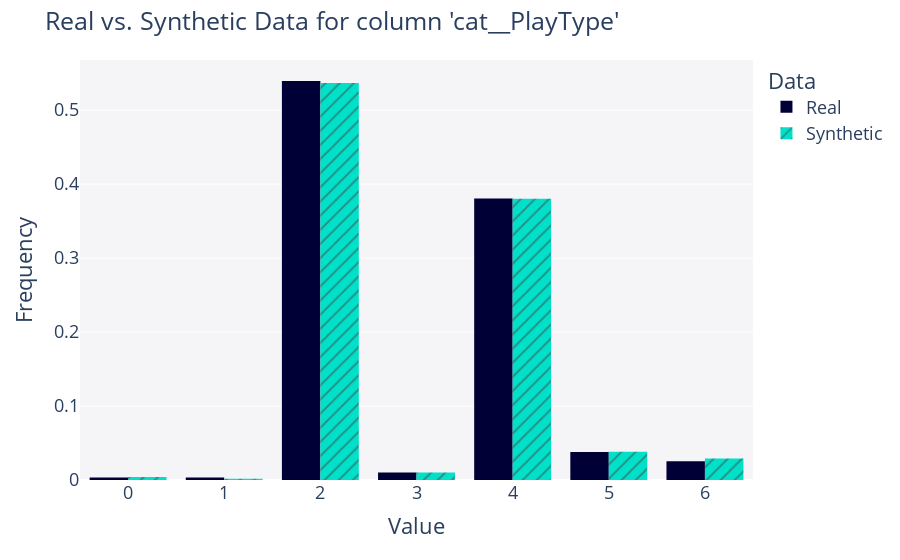

Notebook source saved alongside this figure:
### Code cell
from sdv.evaluation.single_table import run_diagnostic, evaluate_quality
from sdv.evaluation.single_table import get_column_plot

# 1. perform basic validity checks
diagnostic = run_diagnostic(df_prepared.to_pandas(), synthetic_data, metadata)

# 2. measure the statistical similarity
quality_report = evaluate_quality(df_prepared.to_pandas(), synthetic_data, metadata)

# 3. plot the data
fig = get_column_plot(
    real_data=df_prepared.to_pandas(),
    synthetic_data=synthetic_data,
    metadata=metadata,
    column_name='cat__PlayType'
)

fig.show()

### Figure 1 — Plotly figure (JSON) as saved in the notebook; plotly's stock layout.template omitted (floating-point values rounded to 4 significant figures; data arrays with more than 128 entries replaced by an {"elided": "..."} marker saying what was removed)
{"data": [{"alignmentgroup": "True", "bingroup": "x", "histnorm": "probability density", "hovertemplate": "<b>Real</b><br>Frequency: %{y}<extra></extra>", "legendgroup": "Real", "marker": {"color": "#000036", "pattern": {"shape": ""}}, "name": "Real", "offsetgroup": "Real", "orientation": "v", "showlegend": true, "x": {"elided": "16154 int values"}, "xaxis": "x", "yaxis": "y", "type": "histogram"}, {"alignmentgroup": "True", "bingroup": "x", "histnorm": "probability density", "hovertemplate": "<b>Synthetic</b><br>Frequency: %{y}<extra></extra>", "legendgroup": "Synthetic", "marker": {"color": "#01E0C9", "pattern": {"shape": "/"}}, "name": "Synthetic", "offsetgroup": "Synthetic", "orientation": "v", "showlegend": true, "x": {"elided": "5000 int values"}, "xaxis": "x", "yaxis": "y", "type": "histogram"}], "layout": {"xaxis": {"anchor": "y", "domain": [0.0, 1.0], "title": {"text": "Value"}}, "yaxis": {"anchor": "x", "domain": [0.0, 1.0], "title": {"text": "Frequency"}}, "legend": {"title": {"text": "Data"}, "tracegroupgap": 0}, "margin": {"t": 60}, "barmode": "group", "font": {"size": 18}, "title": {"text": "Real vs. Synthetic Data for column 'cat__PlayType'"}, "plot_bgcolor": "#F5F5F8"}}
